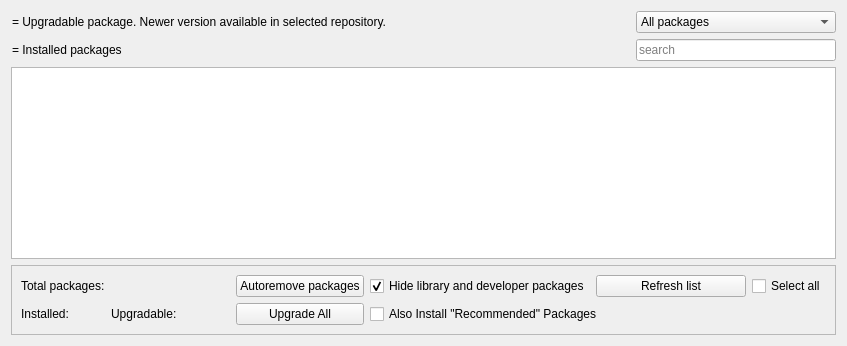
     <widget class="QWidget" name="tabEnabled">
      <property name="sizePolicy">
       <sizepolicy hsizetype="Preferred" vsizetype="Expanding">
        <horstretch>0</horstretch>
        <verstretch>0</verstretch>
       </sizepolicy>
      </property>
      <attribute name="title">
       <string>Enabled Repos</string>
      </attribute>
      <layout class="QGridLayout" name="gridLayout_2">
       <item row="2" column="2">
        <widget class="QLineEdit" name="searchBoxEnabled">
         <property name="minimumSize">
          <size>
           <width>150</width>
           <height>0</height>
          </size>
         </property>
         <property name="maximumSize">
          <size>
           <width>200</width>
           <height>16777215</height>
          </size>
         </property>
         <property name="placeholderText">
          <string>search</string>
         </property>
         <property name="clearButtonEnabled">
          <bool>true</bool>
         </property>
        </widget>
       </item>
       <item row="2" column="0" colspan="2">
        <widget class="QPushButton" name="iconInstalledPackages">
         <property name="enabled">
          <bool>true</bool>
         </property>
         <property name="sizePolicy">
          <sizepolicy hsizetype="Preferred" vsizetype="Preferred">
           <horstretch>0</horstretch>
           <verstretch>0</verstretch>
          </sizepolicy>
         </property>
         <property name="focusPolicy">
          <enum>Qt::FocusPolicy::NoFocus</enum>
         </property>
         <property name="styleSheet">
          <string notr="true">text-align: left</string>
         </property>
         <property name="text">
          <string>= Installed packages</string>
         </property>
         <property name="icon">
          <iconset theme="package-installed-updated"/>
         </property>
         <property name="autoDefault">
          <bool>false</bool>
         </property>
         <property name="flat">
          <bool>true</bool>
         </property>
        </widget>
       </item>
       <item row="4" column="0" colspan="3">
        <widget class="QFrame" name="frame">
         <property name="frameShape">
          <enum>QFrame::Shape::StyledPanel</enum>
         </property>
         <property name="frameShadow">
          <enum>QFrame::Shadow::Raised</enum>
         </property>
         <layout class="QHBoxLayout" name="horizontalLayout_3">
          <item>
           <layout class="QGridLayout" name="gridLayout_9">
            <item row="0" column="6">
             <widget class="QPushButton" name="pushRemoveAutoremovable">
              <property name="toolTip">
               <string>&lt;html&gt;&lt;head/&gt;&lt;body&gt;&lt;p&gt;Remove all the packages that are marked as &amp;quot;autoremovable&amp;quot;. If you want to manage them, select Autoremovable from drop-down selection box.&lt;/p&gt;&lt;/body&gt;&lt;/html&gt;</string>
              </property>
              <property name="text">
               <string>Autoremove packages</string>
              </property>
              <property name="icon">
               <iconset theme="remove"/>
              </property>
             </widget>
            </item>
            <item row="0" column="7">
             <widget class="QCheckBox" name="checkHideLibs">
              <property name="text">
               <string>Hide library and developer packages</string>
              </property>
              <property name="checked">
               <bool>true</bool>
              </property>
             </widget>
            </item>
            <item row="0" column="8">
             <widget class="QPushButton" name="pushForceUpdateEnabled">
              <property name="minimumSize">
               <size>
                <width>150</width>
                <height>0</height>
               </size>
              </property>
              <property name="maximumSize">
               <size>
                <width>200</width>
                <height>16777215</height>
               </size>
              </property>
              <property name="text">
               <string>Refresh list</string>
              </property>
              <property name="icon">
               <iconset theme="reload"/>
              </property>
              <property name="autoDefault">
               <bool>false</bool>
              </property>
             </widget>
            </item>
            <item row="0" column="9">
             <widget class="QCheckBox" name="checkSelectAllEnabled">
              <property name="text">
               <string>Select all</string>
              </property>
              <property name="visible">
               <bool>false</bool>
              </property>
             </widget>
            </item>
            <item row="1" column="0">
             <widget class="QLabel" name="labelInstalled">
              <property name="sizePolicy">
               <sizepolicy hsizetype="Preferred" vsizetype="Preferred">
                <horstretch>0</horstretch>
                <verstretch>0</verstretch>
               </sizepolicy>
              </property>
              <property name="text">
               <string>Installed:</string>
              </property>
             </widget>
            </item>
            <item row="1" column="1">
             <widget class="QLabel" name="labelNumInst">
              <property name="text">
               <string/>
              </property>
             </widget>
            </item>
            <item row="1" column="2">
             <spacer name="horizontalSpacer_3">
              <property name="orientation">
               <enum>Qt::Orientation::Horizontal</enum>
              </property>
              <property name="sizeType">
               <enum>QSizePolicy::Policy::Preferred</enum>
              </property>
              <property name="sizeHint" stdset="0">
               <size>
                <width>17</width>
                <height>17</height>
               </size>
              </property>
             </spacer>
            </item>
            <item row="1" column="3">
             <widget class="QLabel" name="labelUpgradable">
              <property name="text">
               <string>Upgradable:</string>
              </property>
             </widget>
            </item>
            <item row="1" column="4">
             <widget class="QLabel" name="labelNumUpgr">
              <property name="text">
               <string/>
              </property>
             </widget>
            </item>
            <item row="1" column="5">
             <spacer name="horizontalSpacer_2">
              <property name="orientation">
               <enum>Qt::Orientation::Horizontal</enum>
              </property>
              <property name="sizeHint" stdset="0">
               <size>
                <width>17</width>
                <height>20</height>
               </size>
              </property>
             </spacer>
            </item>
            <item row="1" column="6">
             <widget class="QPushButton" name="pushUpgradeAll">
              <property name="text">
               <string>Upgrade All</string>
              </property>
              <property name="icon">
               <iconset theme="system-upgrade"/>
              </property>
              <property name="autoDefault">
               <bool>false</bool>
              </property>
             </widget>
            </item>
            <item row="1" column="7" colspan="2">
             <widget class="QCheckBox" name="checkBoxInstallRecommends">
              <property name="text">
               <string>Also Install &quot;Recommended&quot; Packages</string>
              </property>
             </widget>
            </item>
            <item row="0" column="3">
             <widget class="QLabel" name="labelNumApps">
              <property name="text">
               <string/>
              </property>
             </widget>
            </item>
            <item row="0" column="0" colspan="3">
             <widget class="QLabel" name="labelTotalApps">
              <property name="text">
               <string>Total packages:</string>
              </property>
             </widget>
            </item>
            <item row="0" column="4" colspan="2">
             <spacer name="horizontalSpacer_4">
              <property name="orientation">
               <enum>Qt::Orientation::Horizontal</enum>
              </property>
              <property name="sizeType">
               <enum>QSizePolicy::Policy::Expanding</enum>
              </property>
              <property name="sizeHint" stdset="0">
               <size>
                <width>47</width>
                <height>22</height>
               </size>
              </property>
             </spacer>
            </item>
           </layout>
          </item>
         </layout>
        </widget>
       </item>
       <item row="3" column="0" colspan="3">
        <widget class="QTreeView" name="treeEnabled">
         <property name="sortingEnabled">
          <bool>true</bool>
         </property>
        </widget>
       </item>
       <item row="1" column="0" colspan="2">
        <widget class="QPushButton" name="iconUpgradable">
         <property name="enabled">
          <bool>true</bool>
         </property>
         <property name="sizePolicy">
          <sizepolicy hsizetype="Preferred" vsizetype="Preferred">
           <horstretch>0</horstretch>
           <verstretch>0</verstretch>
          </sizepolicy>
         </property>
         <property name="focusPolicy">
          <enum>Qt::FocusPolicy::NoFocus</enum>
         </property>
         <property name="styleSheet">
          <string notr="true">text-align: left</string>
         </property>
         <property name="text">
          <string>= Upgradable package. Newer version available in selected repository.</string>
         </property>
         <property name="icon">
          <iconset theme="package-installed-outdated"/>
         </property>
         <property name="autoDefault">
          <bool>false</bool>
         </property>
         <property name="flat">
          <bool>true</bool>
         </property>
        </widget>
       </item>
       <item row="1" column="2">
        <widget class="QComboBox" name="comboFilterEnabled">
         <property name="enabled">
          <bool>true</bool>
         </property>
         <property name="minimumSize">
          <size>
           <width>150</width>
           <height>0</height>
          </size>
         </property>
         <property name="maximumSize">
          <size>
           <width>200</width>
           <height>16777215</height>
          </size>
         </property>
         <property name="toolTip">
          <string>&lt;html&gt;&lt;head/&gt;&lt;body&gt;&lt;p&gt;Filter packages according to their status.&lt;/p&gt;&lt;/body&gt;&lt;/html&gt;</string>
         </property>
         <property name="currentText">
          <string>All packages</string>
         </property>
         <item>
          <property name="text">
           <string>All packages</string>
          </property>
         </item>
         <item>
          <property name="text">
           <string>Installed</string>
          </property>
         </item>
         <item>
          <property name="text">
           <string>Upgradable</string>
          </property>
         </item>
         <item>
          <property name="text">
           <string>Not installed</string>
          </property>
         </item>
         <item>
          <property name="text">
           <string>Autoremovable</string>
          </property>
         </item>
        </widget>
       </item>
      </layout>
     </widget>
